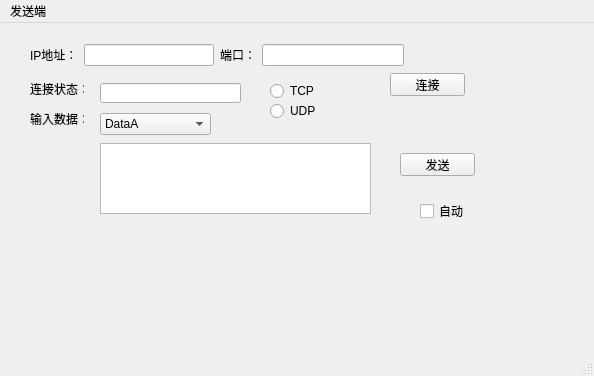
<?xml version="1.0" encoding="UTF-8"?>
<ui version="4.0">
 <class>App</class>
 <widget class="QMainWindow" name="App">
  <property name="geometry">
   <rect>
    <x>0</x>
    <y>0</y>
    <width>594</width>
    <height>376</height>
   </rect>
  </property>
  <property name="windowTitle">
   <string>App</string>
  </property>
  <widget class="QWidget" name="centralwidget">
   <widget class="QPushButton" name="pushButton_send">
    <property name="geometry">
     <rect>
      <x>400</x>
      <y>130</y>
      <width>75</width>
      <height>23</height>
     </rect>
    </property>
    <property name="text">
     <string>发送</string>
    </property>
   </widget>
   <widget class="QPushButton" name="pushButtonconnect">
    <property name="geometry">
     <rect>
      <x>390</x>
      <y>50</y>
      <width>75</width>
      <height>23</height>
     </rect>
    </property>
    <property name="text">
     <string>连接</string>
    </property>
   </widget>
   <widget class="QCheckBox" name="checkBox_auto">
    <property name="geometry">
     <rect>
      <x>420</x>
      <y>180</y>
      <width>71</width>
      <height>16</height>
     </rect>
    </property>
    <property name="text">
     <string>自动</string>
    </property>
   </widget>
   <widget class="QLineEdit" name="lineEdit_state">
    <property name="geometry">
     <rect>
      <x>100</x>
      <y>60</y>
      <width>141</width>
      <height>20</height>
     </rect>
    </property>
   </widget>
   <widget class="QLabel" name="label">
    <property name="geometry">
     <rect>
      <x>30</x>
      <y>60</y>
      <width>54</width>
      <height>12</height>
     </rect>
    </property>
    <property name="text">
     <string>连接状态：</string>
    </property>
   </widget>
   <widget class="QComboBox" name="comboBox">
    <property name="geometry">
     <rect>
      <x>100</x>
      <y>90</y>
      <width>111</width>
      <height>22</height>
     </rect>
    </property>
    <item>
     <property name="text">
      <string>DataA</string>
     </property>
    </item>
    <item>
     <property name="text">
      <string>DataB</string>
     </property>
    </item>
   </widget>
   <widget class="QLabel" name="label_2">
    <property name="geometry">
     <rect>
      <x>30</x>
      <y>90</y>
      <width>54</width>
      <height>12</height>
     </rect>
    </property>
    <property name="text">
     <string>输入数据：</string>
    </property>
   </widget>
   <widget class="QTextEdit" name="textEdit_enter">
    <property name="geometry">
     <rect>
      <x>100</x>
      <y>120</y>
      <width>271</width>
      <height>71</height>
     </rect>
    </property>
   </widget>
   <widget class="QRadioButton" name="radioButton_TCP">
    <property name="geometry">
     <rect>
      <x>270</x>
      <y>60</y>
      <width>89</width>
      <height>16</height>
     </rect>
    </property>
    <property name="text">
     <string>TCP</string>
    </property>
   </widget>
   <widget class="QRadioButton" name="radioButton_UDP">
    <property name="geometry">
     <rect>
      <x>270</x>
      <y>80</y>
      <width>89</width>
      <height>16</height>
     </rect>
    </property>
    <property name="text">
     <string>UDP</string>
    </property>
   </widget>
   <widget class="QWidget" name="">
    <property name="geometry">
     <rect>
      <x>30</x>
      <y>20</y>
      <width>374</width>
      <height>24</height>
     </rect>
    </property>
    <layout class="QHBoxLayout" name="horizontalLayout_3">
     <item>
      <layout class="QHBoxLayout" name="horizontalLayout">
       <item>
        <widget class="QLabel" name="label_3">
         <property name="text">
          <string>IP地址：</string>
         </property>
        </widget>
       </item>
       <item>
        <widget class="QLineEdit" name="ipEdit"/>
       </item>
      </layout>
     </item>
     <item>
      <layout class="QHBoxLayout" name="horizontalLayout_2">
       <item>
        <widget class="QLabel" name="label_4">
         <property name="text">
          <string>端口：</string>
         </property>
        </widget>
       </item>
       <item>
        <widget class="QLineEdit" name="portEdit"/>
       </item>
      </layout>
     </item>
    </layout>
   </widget>
  </widget>
  <widget class="QMenuBar" name="menubar">
   <property name="geometry">
    <rect>
     <x>0</x>
     <y>0</y>
     <width>594</width>
     <height>23</height>
    </rect>
   </property>
   <widget class="QMenu" name="menu">
    <property name="title">
     <string>发送端</string>
    </property>
   </widget>
   <addaction name="menu"/>
  </widget>
  <widget class="QStatusBar" name="statusbar"/>
 </widget>
 <resources/>
 <connections/>
</ui>
